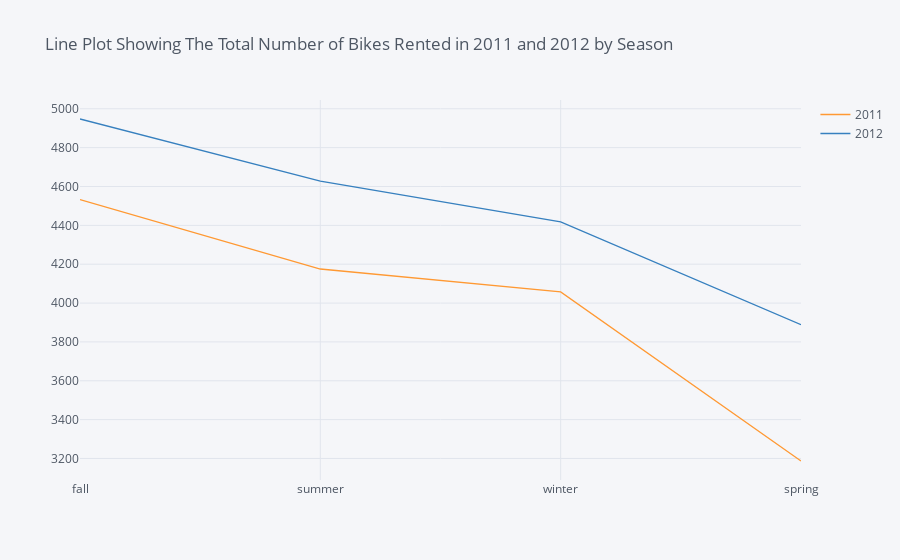

The notebook cell this image was saved under:
### Code cell
a.iplot(title='Line Plot Showing The Total Number of Bikes Rented in 2011 and 2012 by Season')

### Figure 1 — Plotly figure (JSON) as saved in the notebook; plotly's stock layout.template omitted (floating-point values rounded to 4 significant figures)
{"data": [{"line": {"color": "rgba(255, 153, 51, 1.0)", "dash": "solid", "shape": "linear", "width": 1.3}, "mode": "lines", "name": "2011", "text": "", "type": "scatter", "x": ["fall", "summer", "winter", "spring"], "y": [4533.0, 4175.0, 4057.0, 3187.0]}, {"line": {"color": "rgba(55, 128, 191, 1.0)", "dash": "solid", "shape": "linear", "width": 1.3}, "mode": "lines", "name": "2012", "text": "", "type": "scatter", "x": ["fall", "summer", "winter", "spring"], "y": [4947.0, 4628.0, 4417.0, 3888.0]}], "layout": {"autosize": true, "legend": {"bgcolor": "#F5F6F9", "font": {"color": "#4D5663"}}, "paper_bgcolor": "#F5F6F9", "plot_bgcolor": "#F5F6F9", "title": {"font": {"color": "#4D5663"}, "text": "Line Plot Showing The Total Number of Bikes Rented in 2011 and 2012 by Season"}, "xaxis": {"autorange": true, "gridcolor": "#E1E5ED", "range": [0, 3], "showgrid": true, "tickfont": {"color": "#4D5663"}, "title": {"font": {"color": "#4D5663"}, "text": ""}, "type": "category", "zerolinecolor": "#E1E5ED"}, "yaxis": {"autorange": true, "gridcolor": "#E1E5ED", "range": [3089.0, 5045.0], "showgrid": true, "tickfont": {"color": "#4D5663"}, "title": {"font": {"color": "#4D5663"}, "text": ""}, "type": "linear", "zerolinecolor": "#E1E5ED"}}}
